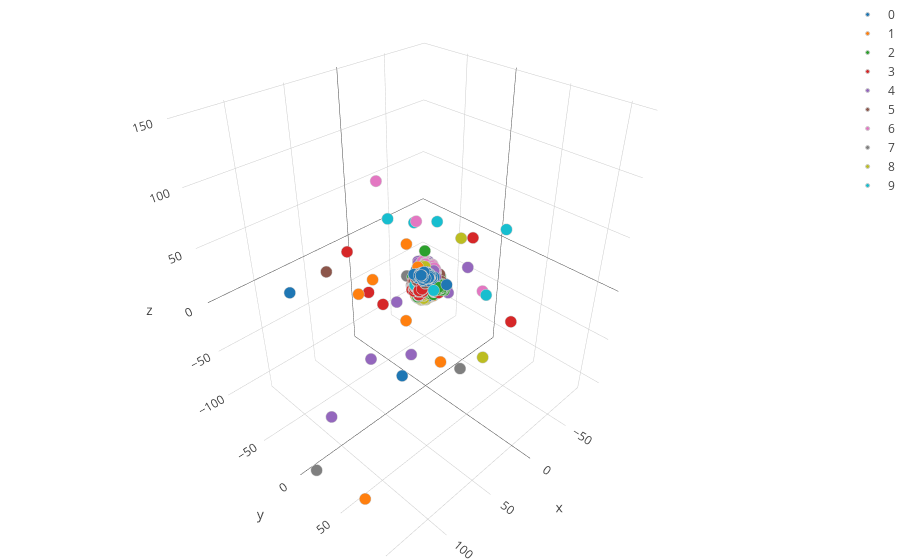

Here is the notebook cell this chart was saved with:
### Code cell
plot_3d_mnist_plotly_scatter(X_tsne_3_embedded, y_small)

### Figure 1 — Plotly figure (JSON) as saved in the notebook; plotly's stock layout.template omitted (floating-point values rounded to 4 significant figures; data arrays with more than 128 entries replaced by an {"elided": "..."} marker saying what was removed)
{"data": [{"marker": {"color": 0, "colorscale": "Jet", "line": {"color": "rgb(204, 204, 204)", "width": 1}, "size": 4, "symbol": "circle"}, "mode": "markers", "name": "0", "type": "scatter3d", "x": {"elided": "191 float values"}, "y": {"elided": "191 float values"}, "z": {"elided": "191 float values"}}, {"marker": {"color": 1, "colorscale": "Jet", "line": {"color": "rgb(204, 204, 204)", "width": 1}, "size": 4, "symbol": "circle"}, "mode": "markers", "name": "1", "type": "scatter3d", "x": {"elided": "220 float values"}, "y": {"elided": "220 float values"}, "z": {"elided": "220 float values"}}, {"marker": {"color": 2, "colorscale": "Jet", "line": {"color": "rgb(204, 204, 204)", "width": 1}, "size": 4, "symbol": "circle"}, "mode": "markers", "name": "2", "type": "scatter3d", "x": {"elided": "198 float values"}, "y": {"elided": "198 float values"}, "z": {"elided": "198 float values"}}, {"marker": {"color": 3, "colorscale": "Jet", "line": {"color": "rgb(204, 204, 204)", "width": 1}, "size": 4, "symbol": "circle"}, "mode": "markers", "name": "3", "type": "scatter3d", "x": {"elided": "191 float values"}, "y": {"elided": "191 float values"}, "z": {"elided": "191 float values"}}, {"marker": {"color": 4, "colorscale": "Jet", "line": {"color": "rgb(204, 204, 204)", "width": 1}, "size": 4, "symbol": "circle"}, "mode": "markers", "name": "4", "type": "scatter3d", "x": {"elided": "214 float values"}, "y": {"elided": "214 float values"}, "z": {"elided": "214 float values"}}, {"marker": {"color": 5, "colorscale": "Jet", "line": {"color": "rgb(204, 204, 204)", "width": 1}, "size": 4, "symbol": "circle"}, "mode": "markers", "name": "5", "type": "scatter3d", "x": {"elided": "180 float values"}, "y": {"elided": "180 float values"}, "z": {"elided": "180 float values"}}, {"marker": {"color": 6, "colorscale": "Jet", "line": {"color": "rgb(204, 204, 204)", "width": 1}, "size": 4, "symbol": "circle"}, "mode": "markers", "name": "6", "type": "scatter3d", "x": {"elided": "200 float values"}, "y": {"elided": "200 float values"}, "z": {"elided": "200 float values"}}, {"marker": {"color": 7, "colorscale": "Jet", "line": {"color": "rgb(204, 204, 204)", "width": 1}, "size": 4, "symbol": "circle"}, "mode": "markers", "name": "7", "type": "scatter3d", "x": {"elided": "224 float values"}, "y": {"elided": "224 float values"}, "z": {"elided": "224 float values"}}, {"marker": {"color": 8, "colorscale": "Jet", "line": {"color": "rgb(204, 204, 204)", "width": 1}, "size": 4, "symbol": "circle"}, "mode": "markers", "name": "8", "type": "scatter3d", "x": {"elided": "172 float values"}, "y": {"elided": "172 float values"}, "z": {"elided": "172 float values"}}, {"marker": {"color": 9, "colorscale": "Jet", "line": {"color": "rgb(204, 204, 204)", "width": 1}, "size": 4, "symbol": "circle"}, "mode": "markers", "name": "9", "type": "scatter3d", "x": {"elided": "210 float values"}, "y": {"elided": "210 float values"}, "z": {"elided": "210 float values"}}], "layout": {"margin": {"b": 0, "l": 0, "r": 0, "t": 0}}}
